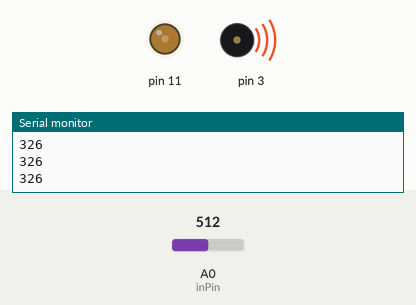
A sketch run on a simulated Arduino Uno, built with avr-gcc and run on an emulated ATmega328P. Parts: output pins drawn as LEDs (lit = HIGH), buzzer (waves = sounding), the last lines printed to the serial monitor. The inputs (shaded band) are chosen by the test bench; at power-on: A0 (inPin) = 512.

Above: at 1.3 s.
1.4 s: A0 (inPin) set to 306
At 1.78 s:
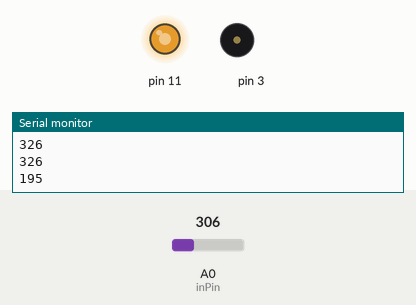
4.4 s: A0 (inPin) set to 387
At 4.75 s:
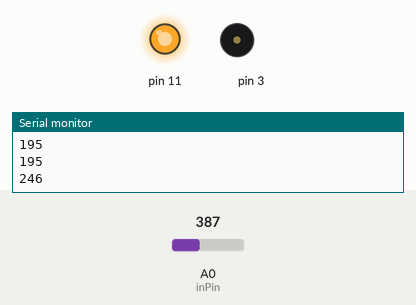
7.4 s: A0 (inPin) set to 416
At 8.7 s:
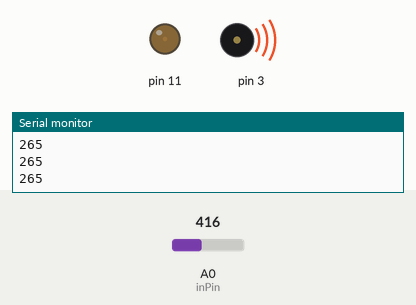
9.0 s: A0 (inPin) set to 122
At 9.34 s:
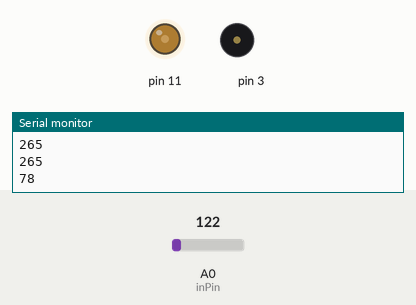
12.0 s: A0 (inPin) set to 716
At 12.3 s:
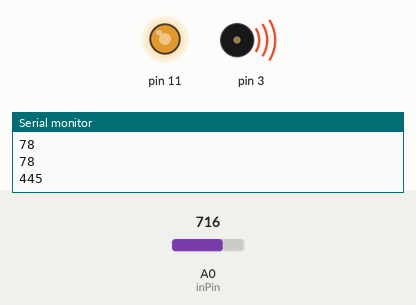
Timing chart, 0 to 14.5 s (numbered marks = the images above; inputs shaded):
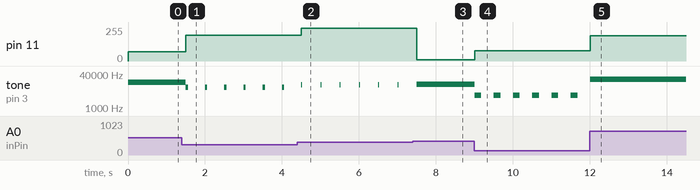

Measured:
- the behaviour switches between 399 and 400 on A0 (inPin) (found by bisection; images 2 and 3)
- after the input at 1.4 s, pin 11: 70/255 → 195/255 after 0.10 s; tone on pin 3: alternates 9750 Hz for 0.06 s and silent for 0.44 s, starting after 0.10 s
- after the input at 4.4 s, pin 11: 195/255 → 246/255 after 0.10 s
- after the input at 7.4 s, pin 11: 246/255 → 9/255 after 0.11 s
- after the input at 9.0 s, pin 11: 9/255 → 78/255 at once; tone on pin 3: alternates 3900 Hz for 0.18 s and silent for 0.32 s, starting at once
- after the input at 12.0 s, pin 11: 78/255 → 189/255 at once

The sketch:

ReadArduino_toProcessing.ino
```cpp
/*
Kyle Gapulan
 CART353
 Prof. R. Khaled
 April 10 2018

 Full Prototype (Arduino Portion, requires Processing Sketch to work)

 */

//Uncomment these if we want to detect values from two different analog pins
//int AnalogPin0 = A0; //Declare an integer variable, hooked up to analog pin 0
//int AnalogPin1 = A1; //Declare an integer variable, hooked up to analog pin 1

int inPin = 0;            // Use input pin 0 to listen to energy fields
int val = 0;           // Make a variable where we store the info we receive from pin 0
int pin11 = 13;         // This is the output that sends electricity to the LED (if we want LED output)

void setup() {
  Serial.begin(9600); //Begin Serial Communication with a baud rate of 9600
}

void loop() {
   //New variables are declared to store the readings of the respective pins
  //int Value1 = analogRead(AnalogPin0);
  //int Value2 = analogRead(AnalogPin1);

  val = analogRead(inPin);                    // reads in the values from analog 5 and
                                                                   //assigns them to val
  if(val >= 1){

    val = constrain(val, 1, 700);               // mess with these values
    val = map(val, 1, 400, 1, 255);        // to change the response distance of the device.
    analogWrite(11, val);                    // *note also messing with the resistor should change the sensitivity
                                             // analogWrite(pin11, val); just tuns on the led with the intensity of the variable val
 tone(3,val*50, (255 - val));            // the "tone" function creates a musical tone. You have to give it a pin, a frequency, and a duration in milliseconds
                                             // if you want to hear sound as well as see the LED, connect a piezo speaker, and connect the red wire to pin 3 and black to GND

  /*The Serial.print() function does not execute a "return" or a space
      Also, the "," character is essential for parsing the values,
      The comma is not necessary after the last variable.*/

  Serial.print(val, DEC);
  //Serial.print(",");
  //Serial.print(Value2, DEC);
  Serial.println();
  delay(500); // Read the value every 500 frames (will be removed later)
}
}
```
